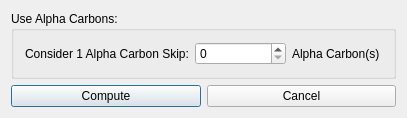
<?xml version="1.0" encoding="UTF-8"?>
<ui version="4.0">
 <class>dlg_atomclustering</class>
 <widget class="QDialog" name="dlg_atomclustering">
  <property name="geometry">
   <rect>
    <x>0</x>
    <y>0</y>
    <width>407</width>
    <height>118</height>
   </rect>
  </property>
  <property name="windowTitle">
   <string>Select Alpha Carbons</string>
  </property>
  <layout class="QGridLayout" name="gridLayout">
   <item row="1" column="0">
    <layout class="QHBoxLayout" name="horizontalLayout">
     <item>
      <widget class="QPushButton" name="m_pCompute">
       <property name="text">
        <string>Compute</string>
       </property>
      </widget>
     </item>
     <item>
      <widget class="QPushButton" name="m_pCancel">
       <property name="text">
        <string>Cancel</string>
       </property>
      </widget>
     </item>
    </layout>
   </item>
   <item row="0" column="0">
    <widget class="QGroupBox" name="groupBox">
     <property name="title">
      <string>Use Alpha Carbons:</string>
     </property>
     <layout class="QGridLayout" name="gridLayout1">
      <item row="0" column="0">
       <widget class="QLabel" name="textLabel1">
        <property name="text">
         <string>Consider 1 Alpha Carbon Skip:</string>
        </property>
        <property name="wordWrap">
         <bool>false</bool>
        </property>
       </widget>
      </item>
      <item row="0" column="1">
       <widget class="QSpinBox" name="m_pSkippedCA">
        <property name="maximum">
         <number>999</number>
        </property>
       </widget>
      </item>
      <item row="0" column="2">
       <widget class="QLabel" name="textLabel1_2">
        <property name="text">
         <string>Alpha Carbon(s)</string>
        </property>
        <property name="wordWrap">
         <bool>false</bool>
        </property>
       </widget>
      </item>
     </layout>
    </widget>
   </item>
  </layout>
 </widget>
 <layoutdefault spacing="6" margin="11"/>
 <pixmapfunction>qPixmapFromMimeSource</pixmapfunction>
 <tabstops>
  <tabstop>m_pCompute</tabstop>
  <tabstop>m_pCancel</tabstop>
 </tabstops>
 <resources/>
 <connections>
  <connection>
   <sender>m_pCompute</sender>
   <signal>clicked()</signal>
   <receiver>dlg_atomclustering</receiver>
   <slot>accept()</slot>
   <hints>
    <hint type="sourcelabel">
     <x>20</x>
     <y>20</y>
    </hint>
    <hint type="destinationlabel">
     <x>20</x>
     <y>20</y>
    </hint>
   </hints>
  </connection>
  <connection>
   <sender>m_pCancel</sender>
   <signal>clicked()</signal>
   <receiver>dlg_atomclustering</receiver>
   <slot>reject()</slot>
   <hints>
    <hint type="sourcelabel">
     <x>20</x>
     <y>20</y>
    </hint>
    <hint type="destinationlabel">
     <x>20</x>
     <y>20</y>
    </hint>
   </hints>
  </connection>
 </connections>
</ui>
